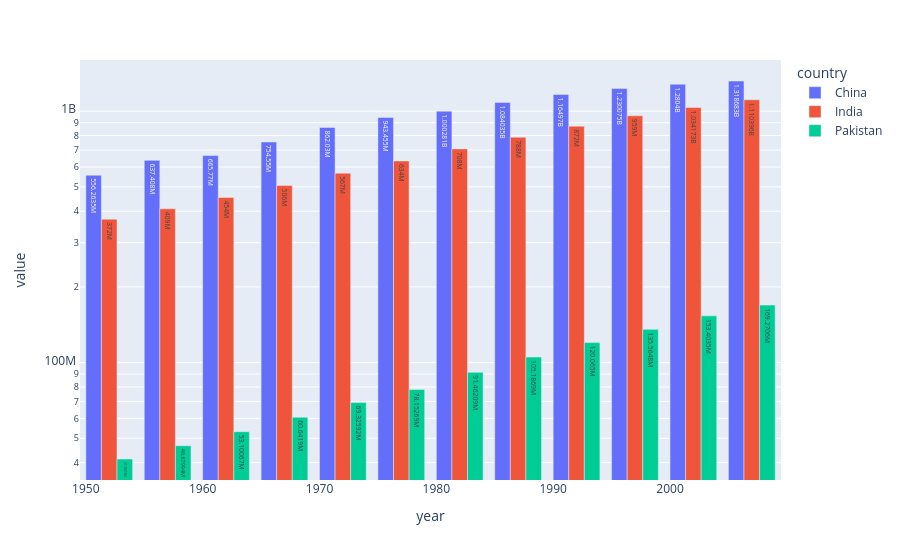

The notebook cell this image was saved under:
### Code cell
px.bar(temp_df,x=temp_df.index,y=temp_df.columns,barmode='group',log_y=True,text_auto=True)#grouped bar graph

### Figure 1 — Plotly figure (JSON) as saved in the notebook; plotly's stock layout.template omitted (floating-point values rounded to 4 significant figures)
{"data": [{"alignmentgroup": "True", "hovertemplate": "country=China<br>year=%{x}<br>value=%{y}<extra></extra>", "legendgroup": "China", "marker": {"color": "#636efa", "pattern": {"shape": ""}}, "name": "China", "offsetgroup": "China", "orientation": "v", "showlegend": true, "textposition": "auto", "texttemplate": "%{y}", "type": "bar", "x": [1952, 1957, 1962, 1967, 1972, 1977, 1982, 1987, 1992, 1997, 2002, 2007], "xaxis": "x", "y": [556263527, 637408000, 665770000, 754550000, 862030000, 943455000, 1000281000, 1084035000, 1164970000, 1230075000, 1280400000, 1318683096], "yaxis": "y"}, {"alignmentgroup": "True", "hovertemplate": "country=India<br>year=%{x}<br>value=%{y}<extra></extra>", "legendgroup": "India", "marker": {"color": "#EF553B", "pattern": {"shape": ""}}, "name": "India", "offsetgroup": "India", "orientation": "v", "showlegend": true, "textposition": "auto", "texttemplate": "%{y}", "type": "bar", "x": [1952, 1957, 1962, 1967, 1972, 1977, 1982, 1987, 1992, 1997, 2002, 2007], "xaxis": "x", "y": [372000000, 409000000, 454000000, 506000000, 567000000, 634000000, 708000000, 788000000, 872000000, 959000000, 1034172547, 1110396331], "yaxis": "y"}, {"alignmentgroup": "True", "hovertemplate": "country=Pakistan<br>year=%{x}<br>value=%{y}<extra></extra>", "legendgroup": "Pakistan", "marker": {"color": "#00cc96", "pattern": {"shape": ""}}, "name": "Pakistan", "offsetgroup": "Pakistan", "orientation": "v", "showlegend": true, "textposition": "auto", "texttemplate": "%{y}", "type": "bar", "x": [1952, 1957, 1962, 1967, 1972, 1977, 1982, 1987, 1992, 1997, 2002, 2007], "xaxis": "x", "y": [41346560, 46679944, 53100671, 60641899, 69325921, 78152686, 91462088, 105186881, 120065004, 135564834, 153403524, 169270617], "yaxis": "y"}], "layout": {"barmode": "group", "legend": {"title": {"text": "country"}, "tracegroupgap": 0}, "margin": {"t": 60}, "xaxis": {"anchor": "y", "domain": [0.0, 1.0], "title": {"text": "year"}}, "yaxis": {"anchor": "x", "domain": [0.0, 1.0], "title": {"text": "value"}, "type": "log"}}}
